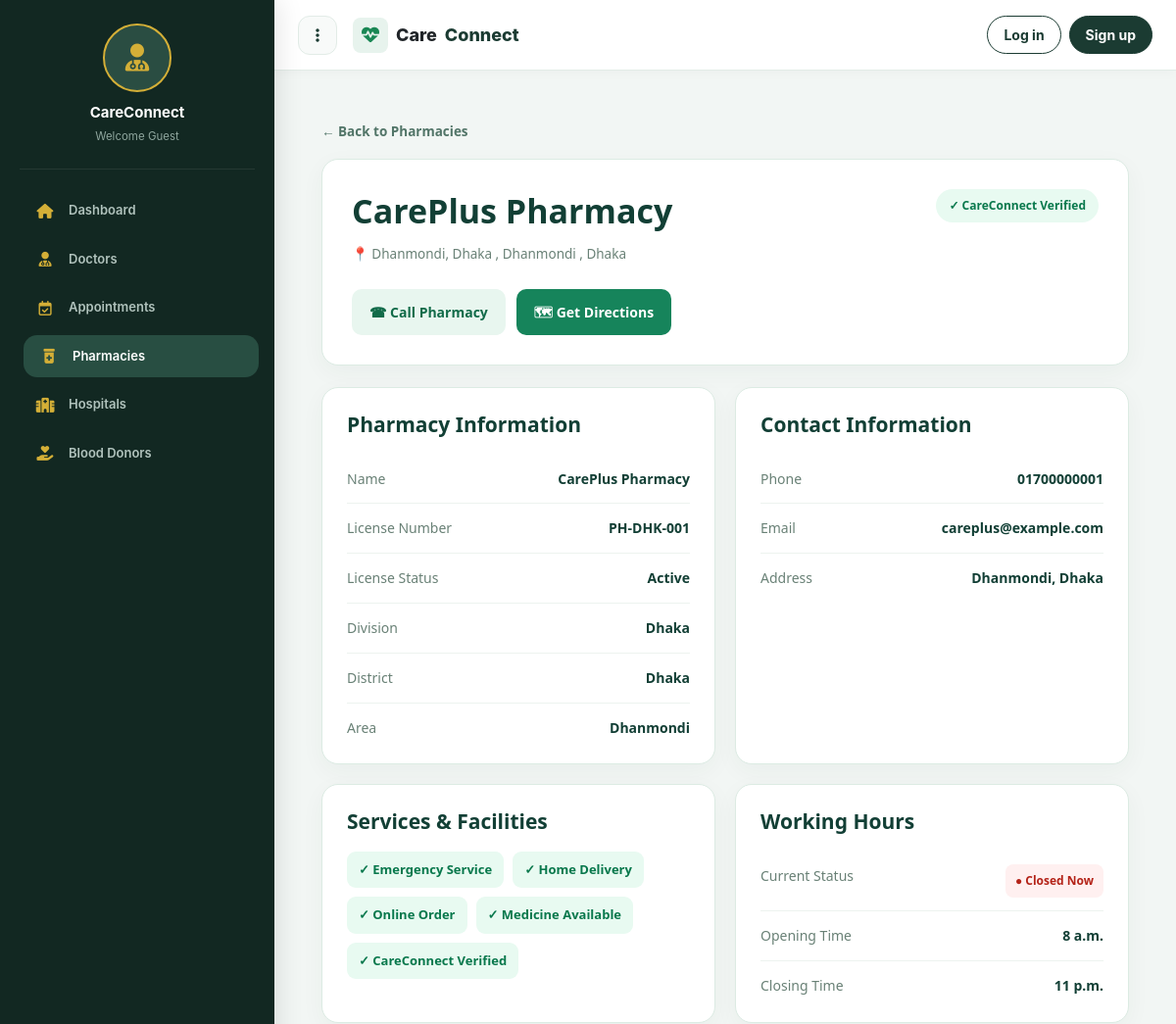
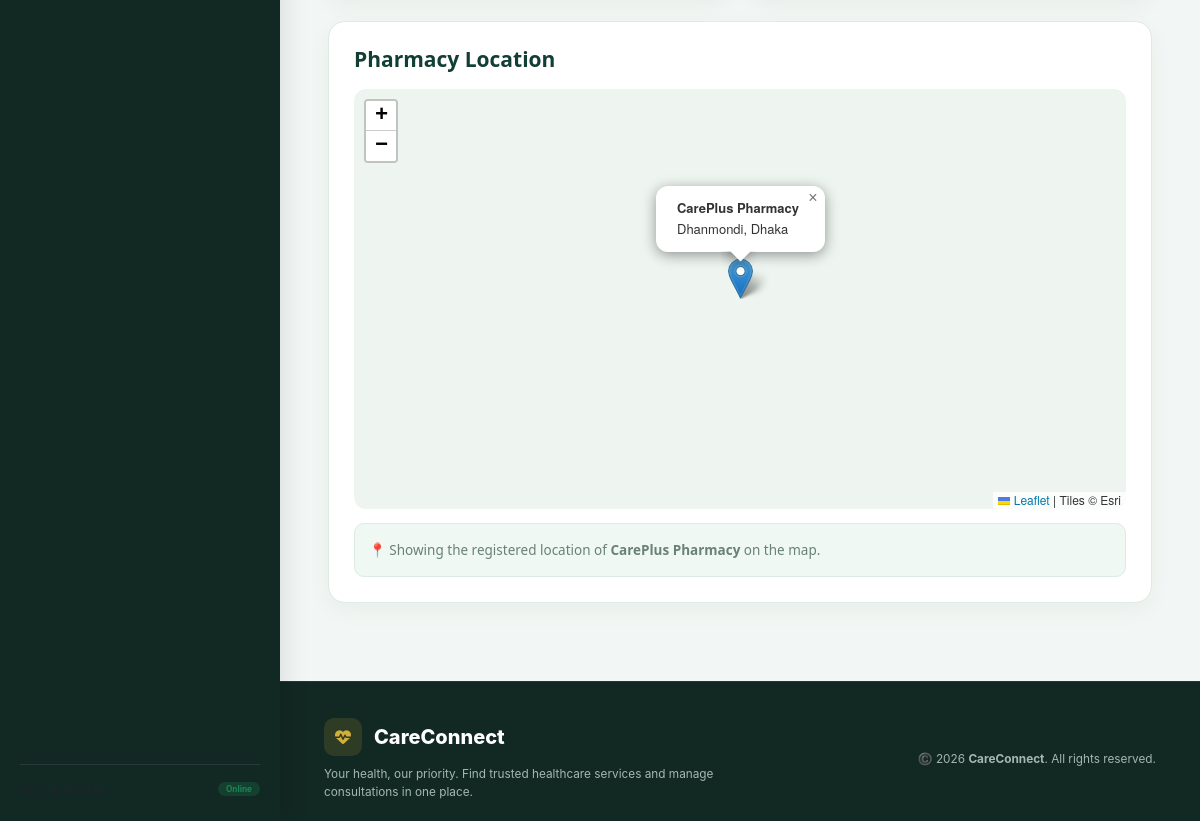
The page /pharmacies/1/ on the database its author committed (2 pictures, top to bottom).
### pharmacies/models.py (models this page shows, shortened)
class Pharmacy(models.Model):
    name = models.CharField(max_length=200)
    license_number = models.CharField(
        max_length=100,
        blank=True
    )
    license_status = models.CharField(
        max_length=50,
        blank=True
    )
    address = models.TextField()
    division = models.CharField(
        max_length=100,
        blank=True
    )
    district = models.CharField(
        max_length=100,
        blank=True
    )
    area = models.CharField(
        max_length=100,
        blank=True
    )
    latitude = models.DecimalField(
        max_digits=9,
        decimal_places=6,
        blank=True,
        null=True
    )
    longitude = models.DecimalField(
        max_digits=9,
        decimal_places=6,
        blank=True,
        null=True
    )
    phone = models.CharField(
        max_length=30,
        blank=True
    )
    email = models.EmailField(
        blank=True
    )
    website = models.URLField(
        blank=True
    )
    opening_time = models.TimeField(
        blank=True,
        null=True
    )
    closing_time = models.TimeField(
        blank=True,
        null=True
    )
    is_24_7 = models.BooleanField(
        default=False
    )
    emergency = models.BooleanField(
        default=False
    )
    home_delivery = models.BooleanField(
        default=False
    )
    online_order = models.BooleanField(
        default=False
    )
    medicine_available = models.BooleanField(
        default=True
    )
    verified = models.BooleanField(
        default=False
    )
    google_place_id = models.CharField(
        max_length=255,
        blank=True,
        null=True,
        unique=True
    )
    created_at = models.DateTimeField(
        auto_now_add=True
    )
    updated_at = models.DateTimeField(
        auto_now=True
    )
    class Meta:
        ordering = ['name']

### pharmacies/views.py (the view, shortened to what this page needs)
def pharmacy_detail(request, pk):
    pharmacy = get_object_or_404(
        Pharmacy,
        pk=pk
    )
    user_latitude = request.GET.get("lat")
    user_longitude = request.GET.get("lng")
    distance_km = None
    is_open_now = None
    if pharmacy.is_24_7:
        is_open_now = True
    elif (
        pharmacy.opening_time
        and pharmacy.closing_time
    ):
        current_time = (
            timezone.localtime().time()
        )
        if pharmacy.opening_time <= pharmacy.closing_time:
            is_open_now = (
                pharmacy.opening_time
                <= current_time
                <= pharmacy.closing_time
            )
        else:
            is_open_now = (
                current_time >= pharmacy.opening_time
                or
                current_time <= pharmacy.closing_time
            )
    google_maps_url = None
    if (
        pharmacy.latitude is not None
        and pharmacy.longitude is not None
    ):
        google_maps_url = (
            "https://www.google.com/maps/dir/"
            "?api=1"
            f"&destination="
            f"{pharmacy.latitude},"
            f"{pharmacy.longitude}"
        )
    context = {
        "pharmacy": pharmacy,
        "distance_km": distance_km,
        "is_open_now": is_open_now,
        "google_maps_url": google_maps_url,
        "user_latitude": user_latitude,
        "user_longitude": user_longitude,
    }
    return render(
        request,
        "pharmacies/pharmacy_detail.html",
        context
    )

### pharmacies/templates/pharmacies/pharmacy_detail.html (shortened to what this page needs)
{% extends "base.html" %}
{% block extra_css %}
<link rel="stylesheet" href="https://unpkg.com/leaflet@1.9.4/dist/leaflet.css">
{% endblock %}
{% block content %}
<main class="detail-container">
    <a href="{% url 'pharmacy_list' %}" class="back-btn">
        ← Back to Pharmacies
    </a>
    <section class="profile-card">
        <div class="profile-top">
            <div>
                <h1 class="profile-name">{{ pharmacy.name }}</h1>
                <div class="profile-address">
                    📍 {{ pharmacy.address }}
                    {% if pharmacy.area %}, {{ pharmacy.area }}{% endif %}
                    {% if pharmacy.district %}, {{ pharmacy.district }}{% endif %}
                </div>
            </div>
            {% if pharmacy.verified %}
                <span class="verified">✓ CareConnect Verified</span>
            {% else %}
                <span class="unverified">Unverified</span>
            {% endif %}
        </div>
        <div class="actions">
            {% if pharmacy.phone %}
                <a href="tel:{{ pharmacy.phone }}" class="action-btn call-btn">
                    ☎ Call Pharmacy
                </a>
            {% endif %}
            {% if google_maps_url %}
                <a href="{{ google_maps_url }}"
                   target="_blank"
                   rel="noopener noreferrer"
                   class="action-btn primary-btn">
                    🗺 Get Directions
                </a>
            {% endif %}
        </div>
    </section>
    <div class="details-grid">
        <section class="info-card">
            <h2>Pharmacy Information</h2>
            <div class="info-row">
                <span class="info-label">Name</span>
                <span class="info-value">{{ pharmacy.name }}</span>
            </div>
            {% if pharmacy.license_number %}
                <div class="info-row">
                    <span class="info-label">License Number</span>
                    <span class="info-value">{{ pharmacy.license_number }}</span>
                </div>
            {% endif %}
            {% if pharmacy.license_status %}
                <div class="info-row">
                    <span class="info-label">License Status</span>
                    <span class="info-value">{{ pharmacy.license_status }}</span>
                </div>
            {% endif %}
            {% if pharmacy.division %}
                <div class="info-row">
                    <span class="info-label">Division</span>
                    <span class="info-value">{{ pharmacy.division }}</span>
                </div>
            {% endif %}
            {% if pharmacy.district %}
                <div class="info-row">
                    <span class="info-label">District</span>
                    <span class="info-value">{{ pharmacy.district }}</span>
                </div>
            {% endif %}
            {% if pharmacy.area %}
                <div class="info-row">
                    <span class="info-label">Area</span>
                    <span class="info-value">{{ pharmacy.area }}</span>
                </div>
            {% endif %}
        </section>
        <section class="info-card">
            <h2>Contact Information</h2>
            {% if pharmacy.phone %}
                <div class="info-row">
                    <span class="info-label">Phone</span>
                    <span class="info-value">{{ pharmacy.phone }}</span>
                </div>
            {% endif %}
            {% if pharmacy.email %}
                <div class="info-row">
                    <span class="info-label">Email</span>
                    <span class="info-value">{{ pharmacy.email }}</span>
                </div>
            {% endif %}
            <div class="info-row">
                <span class="info-label">Address</span>
                <span class="info-value">{{ pharmacy.address }}</span>
            </div>
        </section>
        <section class="info-card">
            <h2>Services &amp; Facilities</h2>
            <div class="service-list">
                {% if pharmacy.emergency %}
                    <span class="service-tag active">✓ Emergency Service</span>
                {% endif %}
                {% if pharmacy.home_delivery %}
                    <span class="service-tag active">✓ Home Delivery</span>
                {% endif %}
                {% if pharmacy.online_order %}
                    <span class="service-tag active">✓ Online Order</span>
                {% endif %}
                {% if pharmacy.medicine_available %}
                    <span class="service-tag active">✓ Medicine Available</span>
                {% endif %}
                {% if pharmacy.verified %}
                    <span class="service-tag active">✓ CareConnect Verified</span>
                {% endif %}
            </div>
        </section>
        <section class="info-card">
            <h2>Working Hours</h2>
            <div class="info-row">
                <span class="info-label">Current Status</span>
                <span class="info-value">
                    {% if is_open_now is True %}
                        <span class="open-status open">● Open Now</span>
                    {% elif is_open_now is False %}
                        <span class="open-status closed">● Closed Now</span>
                    {% else %}
                        <span class="open-status unknown">Status unavailable</span>
                    {% endif %}
                </span>
            </div>
            {% if pharmacy.is_24_7 %}
                <div class="info-row">
                    <span class="info-label">Opening Hours</span>
                    <span class="info-value">Open 24 Hours</span>
                </div>
            {% else %}
                {% if pharmacy.opening_time %}
                    <div class="info-row">
                        <span class="info-label">Opening Time</span>
                        <span class="info-value">{{ pharmacy.opening_time }}</span>
                    </div>
                {% endif %}
                {% if pharmacy.closing_time %}
                    <div class="info-row">
                        <span class="info-label">Closing Time</span>
                        <span class="info-value">{{ pharmacy.closing_time }}</span>
                    </div>
                {% endif %}
            {% endif %}
        </section>
    </div>
    <section class="map-card">
        <h2>Pharmacy Location</h2>
        {% if pharmacy.latitude is not None and pharmacy.longitude is not None %}
            <div id="pharmacyMap"></div>
            <div class="map-info">
                📍 Showing the registered location of
                <strong>{{ pharmacy.name }}</strong> on the map.
            </div>
        {% else %}
            <div class="no-map">
                <div style="font-size:30px; margin-bottom:10px;">📍</div>
                <strong>Location coordinates unavailable</strong>
                <p>A map cannot be displayed until coordinates are added for this pharmacy.</p>
            </div>
        {% endif %}
    </section>
</main>
{% endblock %}

### templates/base.html (style rules this page uses)
:root { --cc-primary: #1b3b32; --cc-primary-dark: #122822; --cc-accent: #d4af37; --cc-soft-green: #284e42; --cc-bg: #f2f6f4; --cc-card: #ffffff; --cc-text: #1b2924; --cc-muted: #74827c; --cc-border: #e2ece7; }
body { margin: 0; background: var(--cc-bg); color: var(--cc-text); font-family: Inter, system-ui, -apple-system, "Segoe UI", sans-serif; font-size: 13.5px; overflow-x: hidden; }
a { text-decoration: none; }

### pharmacies/templates/pharmacies/pharmacy_detail.html (style rules this page uses)
:root { --primary: #16845b; --primary-dark: #116b49; --primary-light: #e8f6ef; --heading: #123f35; --text: #263f35; --muted: #698176; --border: #dcebe3; --background: #f4f9f6; --white: #fff; --line: #edf3ef; --shadow: 0 7px 24px rgba(24,74,54,.045); }
.detail-container { width: calc(100% - 40px); max-width: 1250px; margin: 28px auto 54px; color: var(--text); font-family: "Nunito Sans", "Segoe UI", Arial, sans-serif; }
.back-btn { display: inline-block; margin-bottom: 18px; color: #527568; text-decoration: none; font-weight: 800; }
.profile-card, .info-card, .map-card { background: var(--white); border: 1px solid var(--border); border-radius: 17px; box-shadow: var(--shadow); min-width: 0; }
.profile-card { padding: 30px; margin-bottom: 22px; }
.profile-top { display: flex; justify-content: space-between; align-items: flex-start; gap: 24px; }
.profile-name { color: var(--heading); font-size: 34px; font-weight: 900; line-height: 1.3; overflow-wrap: anywhere; margin-bottom: 10px; }
.profile-address { color: var(--muted); line-height: 1.85; overflow-wrap: anywhere; }
.verified, .unverified { display: inline-flex; flex-shrink: 0; padding: 8px 13px; border-radius: 24px; font-size: 12px; font-weight: 900; }
.verified, .service-tag.active, .open { background: #e8faf1; color: #08784c; }
.unverified, .service-tag, .unknown { background: #f1f5f2; color: #687b70; }
.actions { display: flex; flex-wrap: wrap; gap: 11px; margin-top: 23px; }
.action-btn { display: inline-flex; align-items: center; justify-content: center; gap: 7px; padding: 12px 17px; min-height: 44px; border-radius: 10px; text-decoration: none; font-size: 14px; font-weight: 900; border: 1px solid transparent; transition: .2s ease; }
.primary-btn { background: var(--primary); color: white; }
.secondary-btn, .call-btn { background: var(--primary-light); color: var(--primary-dark); }
.details-grid { display: grid; grid-template-columns: repeat(2, minmax(0, 1fr)); gap: 20px; align-items: stretch; }
.info-card, .map-card { padding: 25px; }
.info-card h2, .map-card h2 { color: var(--heading); font-size: 21px; font-weight: 900; margin-bottom: 17px; }
.info-row { display: flex; justify-content: space-between; align-items: flex-start; gap: 16px; padding: 13px 0; border-bottom: 1px solid var(--line); line-height: 1.7; min-width: 0; }
.info-row:last-child { border-bottom: none; padding-bottom: 0; }
.info-label { color: var(--muted); flex: 0 1 42%; min-width: 0; overflow-wrap: anywhere; font-size: 14px; }
.info-value { color: var(--heading); flex: 1 1 58%; min-width: 0; text-align: right; overflow-wrap: anywhere; font-size: 14px; font-weight: 800; }
.service-list { display: flex; flex-wrap: wrap; gap: 9px; }
.service-tag { display: inline-flex; padding: 9px 12px; border-radius: 9px; font-size: 13px; font-weight: 800; }
.open-status { display: inline-block; padding: 7px 10px; border-radius: 8px; font-size: 12px; font-weight: 900; white-space: nowrap; }
.closed { background: #fff0f0; color: #b42318; }
.map-card { margin-top: 22px; }
#pharmacyMap { width: 100%; height: 420px; border-radius: 12px; overflow: hidden; background: #eef5f0; z-index: 1; }
.map-info, .no-map { margin-top: 14px; padding: 14px; background: #f0f8f3; border: 1px solid var(--border); border-radius: 10px; color: var(--muted); line-height: 1.8; }

### rows shown on the page
Pharmacy: name "CarePlus Pharmacy", address "Dhanmondi, Dhaka", area "Dhanmondi", district "Dhaka", license_number "PH-DHK-001", license_status "Active", division "Dhaka", phone "01700000001", email "careplus@example.com", opening_time "8 a.m.", closing_time "11 p.m."
